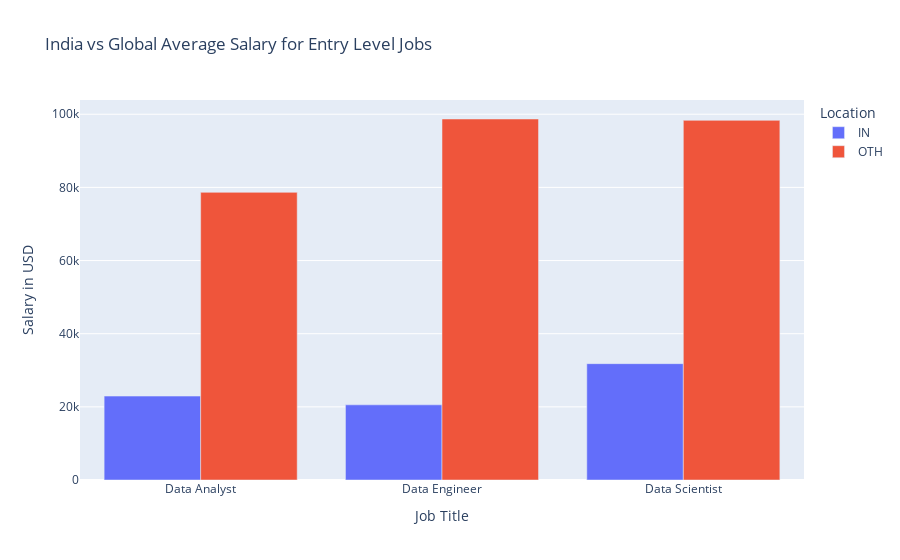

The notebook cell this image was saved under:
### Code cell
import plotly.express as px

# Assuming temp_df contains your data
fig = px.bar(temp_df, x="job_title", y="salary_in_usd", color="is_india",
             labels={"salary_in_usd": "Salary in USD", "is_india": "Location"},
             title="India vs Global Average Salary for Entry Level Jobs",
             barmode='group')

fig.update_layout(xaxis_title="Job Title", yaxis_title="Salary in USD", height=600)
fig.show()

### Figure 1 — Plotly figure (JSON) as saved in the notebook; plotly's stock layout.template omitted (floating-point values rounded to 4 significant figures)
{"data": [{"alignmentgroup": "True", "hovertemplate": "Location=IN<br>job_title=%{x}<br>Salary in USD=%{y}<extra></extra>", "legendgroup": "IN", "marker": {"color": "#636efa", "pattern": {"shape": ""}}, "name": "IN", "offsetgroup": "IN", "orientation": "v", "showlegend": true, "textposition": "auto", "type": "bar", "x": ["Data Analyst", "Data Engineer", "Data Scientist"], "xaxis": "x", "y": [22940.0, 20553, 31810.0], "yaxis": "y"}, {"alignmentgroup": "True", "hovertemplate": "Location=OTH<br>job_title=%{x}<br>Salary in USD=%{y}<extra></extra>", "legendgroup": "OTH", "marker": {"color": "#EF553B", "pattern": {"shape": ""}}, "name": "OTH", "offsetgroup": "OTH", "orientation": "v", "showlegend": true, "textposition": "auto", "type": "bar", "x": ["Data Analyst", "Data Engineer", "Data Scientist"], "xaxis": "x", "y": [78640.0, 98700.0, 98330.0], "yaxis": "y"}], "layout": {"autosize": true, "barmode": "group", "legend": {"title": {"text": "Location"}, "tracegroupgap": 0}, "title": {"text": "India vs Global Average Salary for Entry Level Jobs"}, "xaxis": {"anchor": "y", "autorange": true, "domain": [0, 1], "range": [-0.5, 2.5], "title": {"text": "Job Title"}, "type": "category"}, "yaxis": {"anchor": "x", "autorange": true, "domain": [0, 1], "range": [0, 103900.0], "title": {"text": "Salary in USD"}, "type": "linear"}}}
